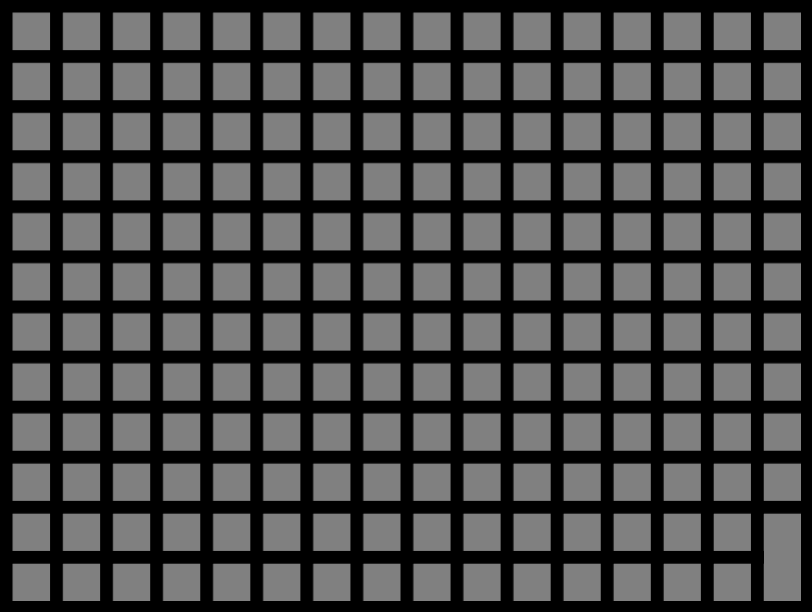
Frame 1 (no input)
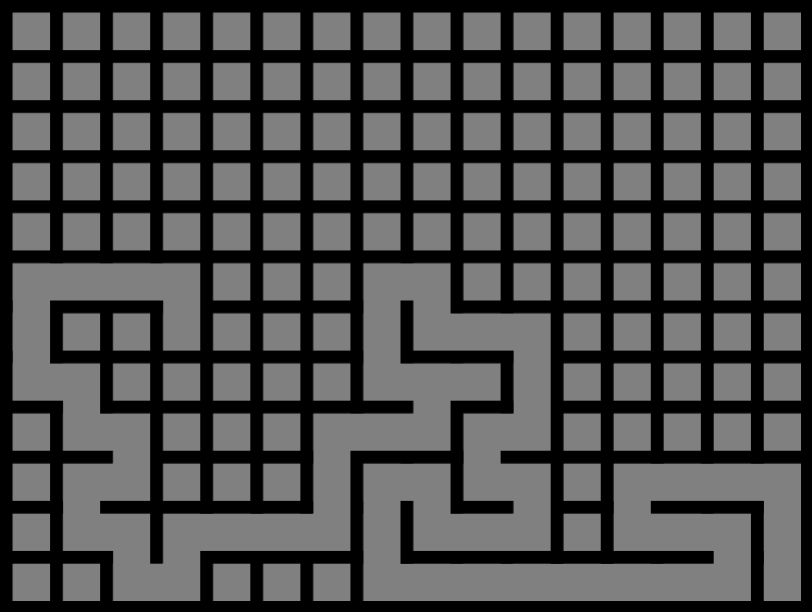
Frame 60 (no input)
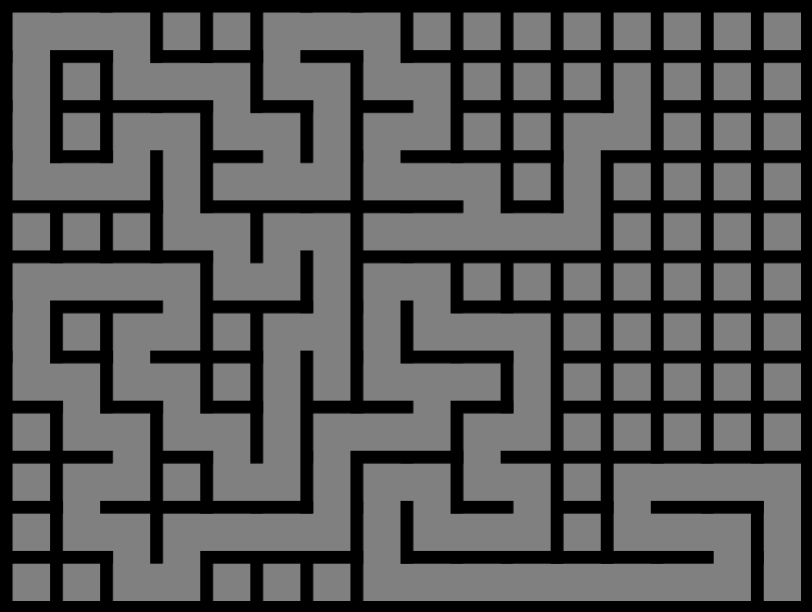
Frame 120 (the mouse pressed at the canvas centre since frame 60)

The p5.js sketch that drew these frames (run headless with seeded random() and noise() and a simulated clock; from frame 60 on, the mouse is pressed at the canvas centre):

// p5.js sketch
// ── sketch.js
var maze;

function setup() {
	createCanvas(CELLS_ACROSS * CELL_SIZE + STROKE_WEIGHT, CELLS_DOWN * CELL_SIZE + STROKE_WEIGHT);

	maze = new Maze(CELLS_ACROSS, CELLS_DOWN);

	rectMode(CORNERS);
	strokeWeight(STROKE_WEIGHT);

}

function draw() {
	maze.step();
	background(128);
	maze.draw();
}

// ── cell.js
class Cell {
	constructor(maze, x, y) {
		this.maze = maze;
		this.x = x;
		this.y = y;

		this.left = this.x * CELL_SIZE + STROKE_WEIGHT / 2.0;
		this.right = this.left + CELL_SIZE;
		this.top = this.y * CELL_SIZE + STROKE_WEIGHT / 2.0;
		this.bottom = this.top + CELL_SIZE;

		this.leftWall = new Wall(this, Direction.LEFT, true);
		this.rightWall = new Wall(this, Direction.RIGHT, true);
		this.topWall = new Wall(this, Direction.TOP, true);
		this.bottomWall = new Wall(this, Direction.BOTTOM, true);

		this.walls = [
			this.leftWall,
			this.rightWall,
			this.topWall,
			this.bottomWall
		];
	}

	draw() {
		for(let wall of this.walls) {
			if(wall.state) {
				wall.draw();
			}
		}
	}

	mouseIsOver() {
		return mouseX >= this.left && mouseX <= this.right && mouseY >= this.top && mouseY <= this.bottom;
	}

	setState(state) {
		for(let wall of this.walls) {
			wall.state = state;
		}
	}

	getWall(direction) {
		switch(direction) {
			case Direction.LEFT:
				return this.leftWall;
			case Direction.RIGHT:
				return this.rightWall;
			case Direction.TOP:
				return this.topWall;
			case Direction.BOTTOM:
				return this.bottomWall;
		}
	}

	getLeftCell() {
		if(!this.leftCellIsDefined()) {
			return null;
		}
		return maze.cells[this.x - 1][this.y];
	}

	getRightCell() {
		if(!this.rightCellIsDefined()) {
			return null;
		}
		return maze.cells[this.x + 1][this.y];
	}

	getTopCell() {
		if(!this.topCellIsDefined()) {
			return null;
		}
		return maze.cells[this.x][this.y - 1];
	}

	getBottomCell() {
		if(!this.bottomCellIsDefined()) {
			return null;
		}
		return maze.cells[this.x][this.y + 1];
	}

	leftCellIsDefined() {
		return this.x != 0;
	}

	rightCellIsDefined() {
		return this.x != (this.maze.cells.length - 1);
	}

	topCellIsDefined() {
		return this.y != 0;
	}

	bottomCellIsDefined() {
		return this.y != (this.maze.cells[0].length - 1);
	}

	allWallsClosed() {
		for(let wall of this.walls) {
			if(!wall.state) {
				return false;
			}
		}
		return true;
	}

	getNeighbor(direction) {
		switch(direction) {
			case Direction.LEFT:
				if(this.leftCellIsDefined()) {
					return this.getLeftCell();
				}
				return null;
			case Direction.RIGHT:
				if(this.rightCellIsDefined()) {
					return this.getRightCell();
				}
				return null;
			case Direction.TOP:
				if(this.topCellIsDefined()) {
					return this.getTopCell();
				}
				return null;
			case Direction.BOTTOM:
				if(this.bottomCellIsDefined()) {
					return this.getBottomCell();
				}
				return null;
		}
	}

	getNeighbors() {
		let neighbors = [];
		if(this.leftCellIsDefined()) {
			neighbors.push(this.getLeftCell());
		}
		if(this.rightCellIsDefined()) {
			neighbors.push(this.getRightCell());
		}
		if(this.topCellIsDefined()) {
			neighbors.push(this.getTopCell());
		}
		if(this.bottomCellIsDefined()) {
			neighbors.push(this.getBottomCell());
		}
		return neighbors;
	}

	getClosedNeighbors() {
		let neighbors = this.getNeighbors();
		let closedNeighbors = [];
		for(let neighbor of neighbors) {
			if(neighbors.allWallsClosed()) {
				closedNeighbors.push(neighbor);
			}
		}
		return closedNeighbors;
	}

	getRandomNeighbor() {
		return this.getNeighbors()[Math.floor(Math.random() * neighbors.length)];
	}

	getRandomClosedNeighbor() {
		return this.getClosedNeighbors()[Math.floor(Math.random() * neighbors.length)];
	}
}

// ── constants.js
const CELLS_ACROSS = 16;
const CELLS_DOWN = 12;
const CELL_SIZE = 50;
const STROKE_WEIGHT = 12.5;

const Direction = {
	LEFT: "LEFT",
	RIGHT: "RIGHT",
	TOP: "TOP",
	BOTTOM: "BOTTOM"
}

function getOppositeDirection(direction) {
	switch(direction) {
		case Direction.LEFT:
			return Direction.RIGHT;
		case Direction.RIGHT:
			return Direction.LEFT;
		case Direction.TOP:
			return Direction.BOTTOM;
		case Direction.BOTTOM:
			return Direction.TOP;
	}
}

// ── maze.js
class Maze {
	constructor(width, height) {
		this.width = width;
		this.height = height;

		this.cells = [];

		for(let i = 0; i < this.width; i++) {
			this.cells[i] = [];
			for(let j = 0; j < this.height; j++) {
				this.cells[i][j] = new Cell(this, i, j);
			}
		}

		this.currentCell = this.cells[this.width - 1][this.height - 1];
		this.generationPath = [];
	}

	draw() {
		for(let i = 0; i < this.width; i++) {
			for(let j = 0; j < this.height; j++) {
				this.cells[i][j].draw();
			}
		}
	}

	step() {
		let availableDirections = this.getAvailableDirections(this.currentCell);

		let i = 0;
		while(availableDirections.length == 0) {
			if(i == this.generationPath.length) {
				return 0;
			}
			this.currentCell = this.generationPath[i];
			availableDirections = this.getAvailableDirections(this.currentCell);
			i++;
		}

		let randomDirection = availableDirections[Math.floor(Math.random() * availableDirections.length)];
		let randomCell = this.currentCell.getNeighbor(randomDirection);

		this.currentCell.getWall(randomDirection).state = false;
		randomCell.getWall(getOppositeDirection(randomDirection)).state = false;
		this.currentCell = randomCell;
		this.generationPath.unshift(randomCell);

		return 1;
	}

	generate() {
		while(true) {
			if(this.step() == 0) {
				break;
			}
		}
	}

	getAvailableDirections(cell) {
		let availableDirections = [];

		if(cell.leftCellIsDefined() && cell.getLeftCell().allWallsClosed()) {
			availableDirections.push(Direction.LEFT);
		}
		if(cell.rightCellIsDefined() && cell.getRightCell().allWallsClosed()) {
			availableDirections.push(Direction.RIGHT);
		}
		if(cell.topCellIsDefined() && cell.getTopCell().allWallsClosed()) {
			availableDirections.push(Direction.TOP);
		}
		if(cell.bottomCellIsDefined() && cell.getBottomCell().allWallsClosed()) {
			availableDirections.push(Direction.BOTTOM);
		}

		return availableDirections;
	}
}

// ── wall.js
class Wall {
	constructor(cell, direction, state) {
		this.cell = cell;
		this.direction = direction;
		this.state = state;

		let weight = STROKE_WEIGHT / 2.0;
		switch(direction) {
			case Direction.LEFT:
				this.left = this.cell.left - weight;
				this.right = this.cell.left + weight;
				this.top = this.cell.top - weight;
				this.bottom = this.cell.bottom + weight;
				break;
			case Direction.RIGHT:
				this.left = this.cell.right - weight;
				this.right = this.cell.right + weight;
				this.top = this.cell.top - weight;
				this.bottom = this.cell.bottom + weight;
				break;
			case Direction.TOP:
				this.left = this.cell.left - weight;
				this.right = this.cell.right + weight;
				this.top = this.cell.top - weight;
				this.bottom = this.cell.top + weight;
				break;
			case Direction.BOTTOM:
				this.left = this.cell.left - weight;
				this.right = this.cell.right + weight;
				this.top = this.cell.bottom - weight;
				this.bottom = this.cell.bottom + weight;
				break;
		}
	}

	draw() {
		fill(0);
		noStroke(0);

		rect(this.left, this.top, this.right, this.bottom);
	}

	mouseIsOver() {
		return mouseX >= this.left && mouseX <= this.right && mouseY >= this.top && mouseY <= this.bottom;
	}

	setState(state) {
		this.state = state;
	}
}
